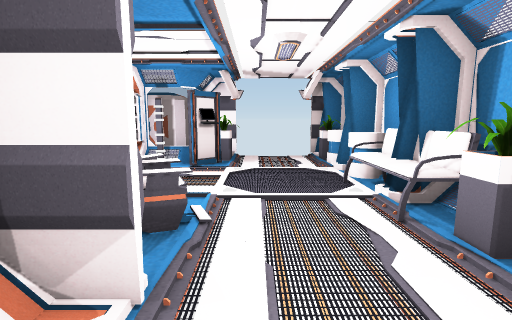
view 1 (above)

17 first-person views from a walk through a 3-D level made in the Unity game engine. The camera is 1.2 m above the floor, tilts 8° down and sees 85° across. The floor is counted in squares, 1 m on a side. Each view is taken from the middle of a square. On the plan, view 1 faces up. The plan holds only what a view shows up to about 13 squares ahead; the rest is blank. The player is left out. Some animated figures are not drawn. Door leaves are left out, so doorways stand open. Some surface patterns are stand-ins.

view 2
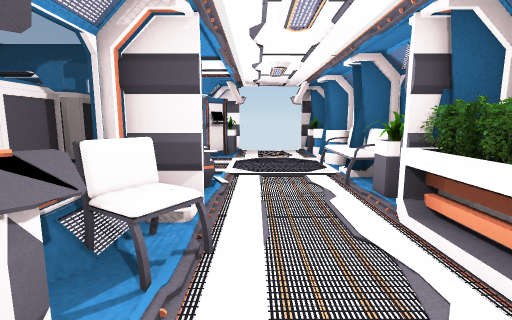

view 3
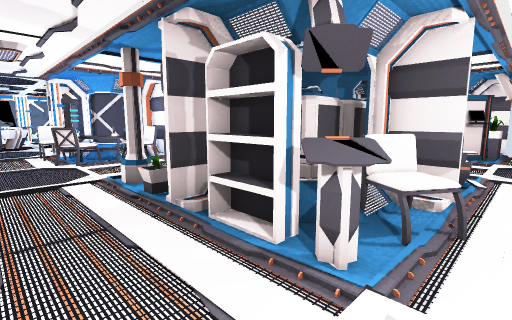

view 4
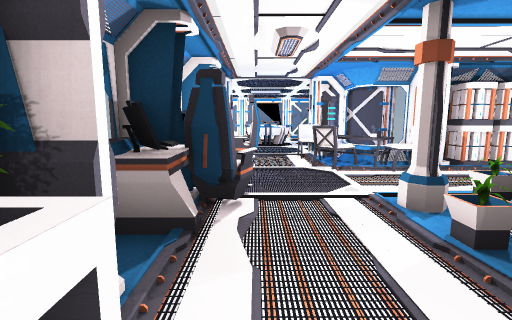

view 5
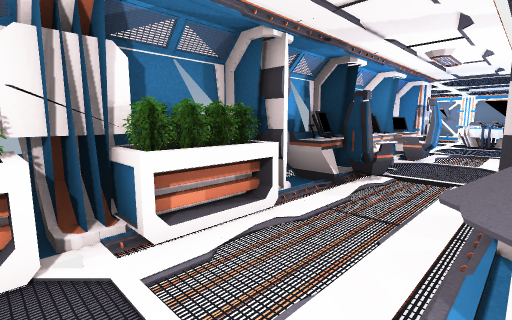

view 6
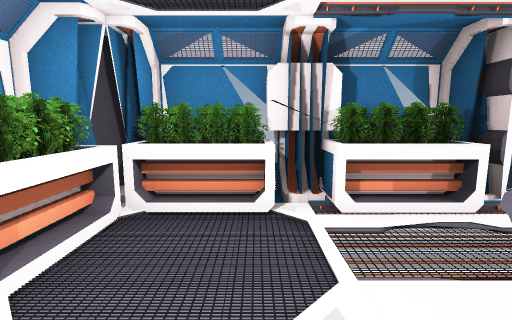

view 7
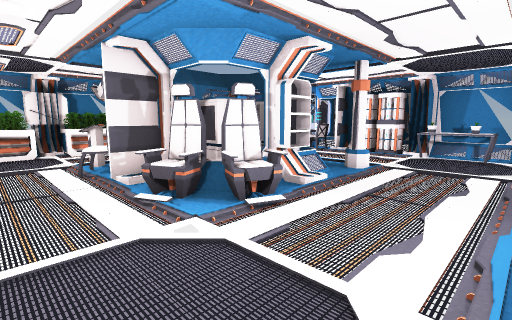

view 8
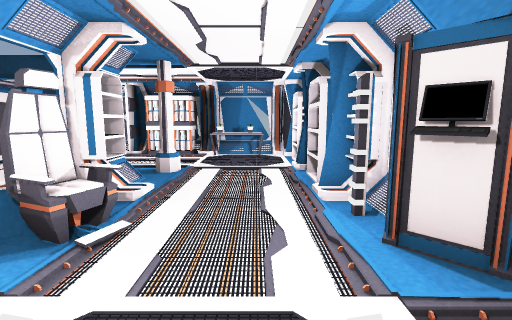

view 9
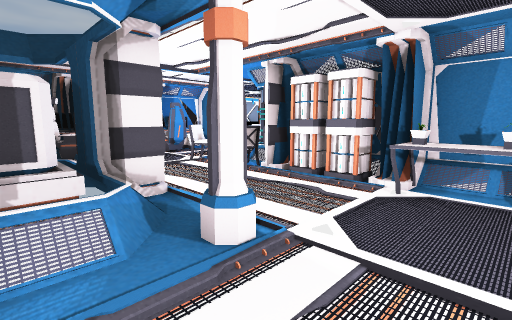

view 10
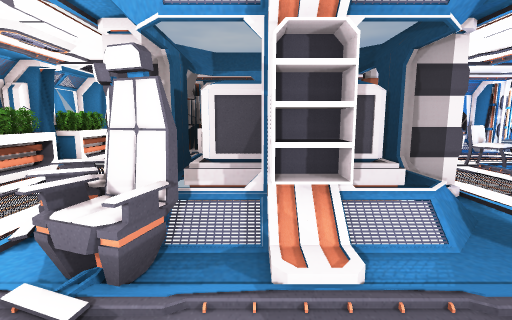

view 11
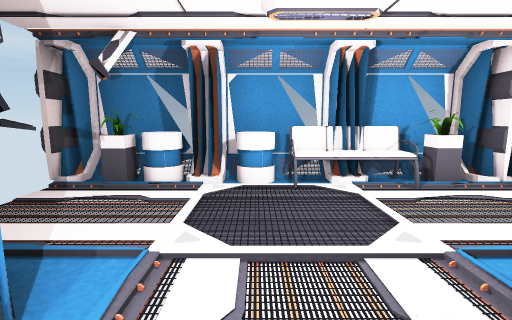

view 12
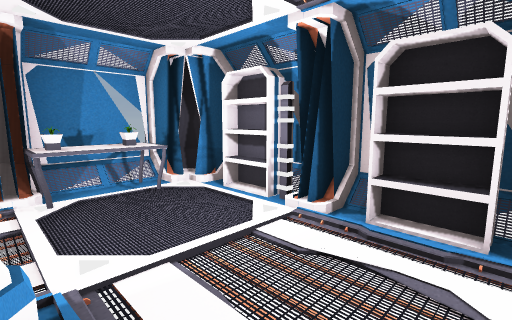

view 13
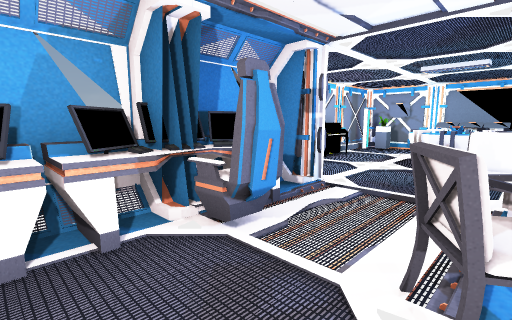

view 14
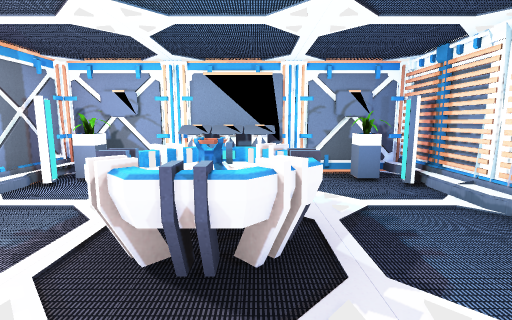

view 15
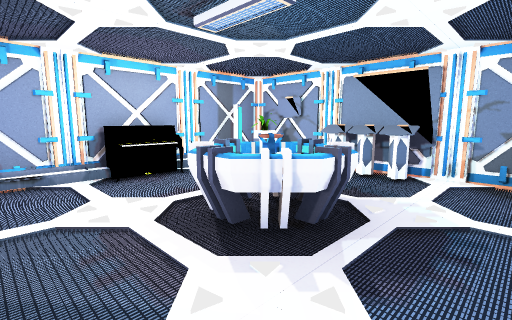

view 16
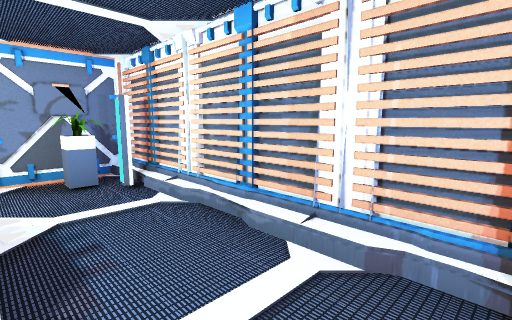

view 17
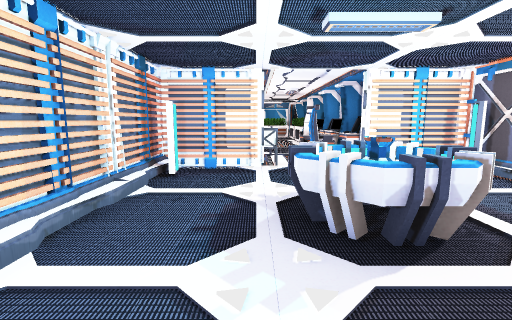

### Floor plan
Points are (right, up) in squares from view 1. A wall is a line through its corners. A room is listed if a view was taken in it or the views show most of it. See-through windows are left out.
Room 1 (views 1, 2, 3, 4, 5, 6)
walls: (2, -1.2) (2.5, -1.2); (2.1, -0.9) (2.6, -0.9); (2.1, -3.6) (3, -3.6) (3, -2.4); (1.9, -4.8) (1.9, -4); (2.1, -4.7) (2.5, -4.2); (-0.6, 1.5) (-1.8, 1.5); (-3.4, -3.8) (-3.4, -4.5); (-3.1, -4.8) (1.7, -4.8) (1.7, -4.1); (2.5, 1.5) (1.9, 1.5); (3, 1.2) (2.4, 1.2)
low walls: (-1.6, 0.8) (-1.6, 0.1)
ways out: open door at (0.8, 1.6) to room 2; open door at (-3.5, -2.5) to room 4
objects: other object (-3, -4) to (-2, -4); shelf (-3, -1) to (-2, -1); shelf (-1, -4) to (0, -4); console (-1, -1); chair (-1, 0); other object (1, -4); other object (2, -3) to (2, -2); other object (2, 0) to (2, 1)
Room 2 (views 7, 8)
walls: (2.4, 4.5) (3, 4.5); (2.4, 4.3) (3, 4.3); (2.4, 4.2) (3, 4.2) (3, 9.4) (2.3, 9.4); (2.9, 6.9) (2, 6.9); (3, 6.7) (2.1, 6.7); (2.9, 7.2) (2.3, 7.2); (-2.1, 3.3) (-1.7, 2.9); (-0.6, 9.6) (-1.3, 9.6); (2.1, 1.9) (3, 1.9) (3, 4) (2.4, 4); (3, 9.6) (1.9, 9.6); (-1.8, 1.6) (-0.6, 1.6); (1.9, 1.6) (2.6, 1.6)
ways out: open door at (0.8, 1.6) to room 1; opening at (-2.5, 5.5) to room 3; open door at (0.5, 9.7)
objects: other object (-2, 7) to (-1, 7); other object (-1, 3); plant (-1, 8); plant (2, 3); sofa (2, 4) to (2, 5); other object (2, 6); plant (2, 8) to (2, 9)
Room 3 (views 9, 10, 11, 12)
walls: (-4.9, 3.3) (-2.1, 3.3); (-6.1, 7.7) (-6.1, 7); (-5.9, 8) (-5.9, 7.2); (-6.8, 8) (-7.3, 8); (-5.8, 1.9) (-5.1, 1.9); (-6.3, 1.6) (-5.3, 1.6); (-9.1, 6.7) (-10, 6.7); (-8.8, 7.6) (-8.8, 6.9) (-9.9, 6.9) (-9.9, 1.9) (-9.1, 1.9); (-9.2, 7.5) (-9.9, 6.9); (-9.8, 1.6) (-8.8, 1.6)
low walls: (-5.4, 2.8) (-4.8, 3.4); (-9.1, 7.4) (-9.5, 7)
ways out: opening at (-2.5, 5.5) to room 2; open door at (-7.5, 1.5) to room 4
objects: battery (-9, 4); other object (-9, 5); other object (-9, 6); other object (-8, 5) to (-8, 6); shelf (-8, 7) to (-7, 7); column (-6, 4); shelf (-5, 7) to (-4, 7); shelf (-3, 4); other object (-2, 4)
Room 4 (view 13)
walls: (-6.3, -4.8) (-4.8, -4.8); (-8.6, -4.8) (-7.1, -4.8); (-8.8, 1.5) (-9.9, 1.5) (-9.9, 0.2); (-10.7, -0.3) (-11.5, -0.3); (-11.3, -3.7) (-11.3, -5.6); (-11.4, -4.8) (-9.4, -4.8); (-11.3, 1.6) (-11.3, -1.2)
low walls: (-9.9, 0.2) (-10.3, -0.3)
ways out: open door at (-3.5, -2.5) to room 1; open door at (-7.5, 1.5) to room 3; open door at (-11.5, -2.5) to room 5; opening at (-4, -1) to room 6
objects: chair (-11, -1); desk (-10, -4) to (-8, -4); table (-10, -1) to (-9, 0); other object (-9, -3); chair (-9, -1); chair (-9, 1); desk (-7, -4) to (-5, -4); other object (-6, -3); column (-6, -1); plant (-6, 0); plant (-5, -1)
Room 5 (views 14, 15, 16, 17)
walls: (-19.6, -0.3) (-19.3, -0.7); (-11.7, -1.3) (-11.7, 1.5) (-19.5, 1.5) (-19.5, -6.4) (-11.7, -6.4) (-11.7, -3.8); (-18.7, -6) (-17.9, -6.6); (-19.6, -6) (-19.1, -6.5); (-12.9, -6.6) (-12.5, -6.3)
low walls: (-19.3, -0.1) (-19.7, -0.6)
ways out: open door at (-11.5, -2.5) to room 4
objects: console (-19, -3); console (-19, -2); plant (-18, -5); plant (-18, 0); projector (-17, -3) to (-15, -2); piano (-16, -6)
Room 6 (no view inside)
walls: (-4, 0) (-3.5, 0); (-1.8, 0.1) (-1.8, 2); (-3.1, 3.2) (-3.9, 3.2); (-5.1, 1.9) (-5.1, 0.9)
ways out: opening at (-4, -1) to room 4
objects: container (-4, 2); container (-3, 0); container (-3, 1); container (-3, 2)

Positions as (right, up) in squares from view 1, and headings:
1: (0, 0), facing up
2: (0, -2), facing up
3: (0, -3), facing up-left
4: (-2, -3), facing left
5: (0, -1), facing down-left
6: (0, 0), facing down
7: (1, 7), facing down-left
8: (1, 6), facing left
9: (-4, 6), facing down-left
10: (-3, 6), facing down
11: (-3, 6), facing right
12: (-4, 4), facing up-left
13: (-7, -1), facing down-left
14: (-13, -2), facing left
15: (-13, 0), facing down-left
16: (-13, -1), facing up-left
17: (-19, -1), facing right
